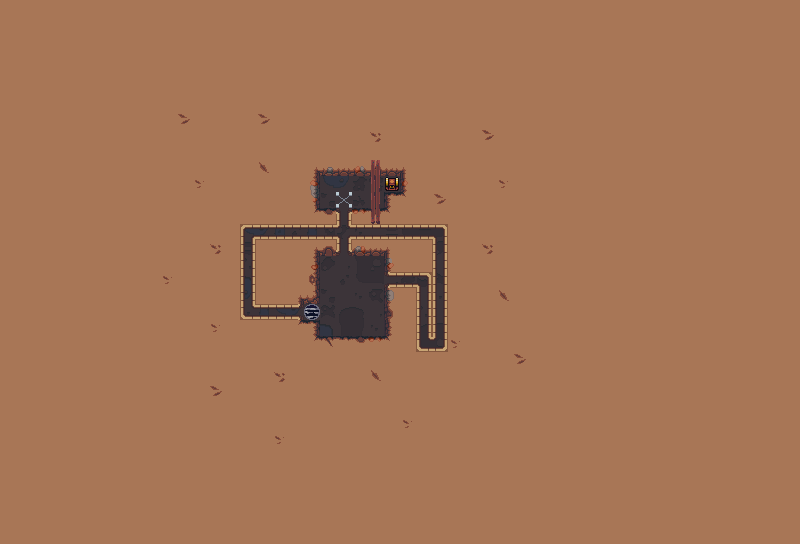

Rendered tile map (Tiled .tmx) drawn with the repository's tilesets; below, a short description and the map source with its tile grids summarised:
An orthogonal 50x34 tile map with 16x16 px tiles, 5 tile layers (Art_Bottom, Art_Background, Art_Gameplay, SlimeCover, ...), 1 hidden layer not drawn, 3 tilesets and 1 object (spawn).

<map version="1.2" tiledversion="1.2.4" orientation="orthogonal" renderorder="left-up" width="50" height="34" tilewidth="16" tileheight="16" infinite="0" backgroundcolor="#a87656" nextlayerid="29" nextobjectid="26">
 <tileset firstgid="1" source="tileset/GameplayTileset.tsx" />
 <tileset firstgid="33" source="tileset/SlimeCave.tsx" />
 <tileset firstgid="584" source="tileset/GameplayImages.tsx" />
 <layer id="22" name="Art_Bottom" width="50" height="34">
  <data>[1700 cells, 73 non-empty, 33 distinct tile ids]</data>
 </layer>
 <layer id="23" name="Art_Background" width="50" height="34">
  <data>[1700 cells, 38 non-empty, 25 distinct tile ids]</data>
 </layer>
 <layer id="24" name="Art_Gameplay" width="50" height="34">
  <properties>
   <property name="Modify" value="" />
  </properties>
  <data>[1700 cells, 3 non-empty, 3 distinct tile ids]</data>
 </layer>
 <layer id="25" name="SlimeCover" width="50" height="34">
  <data>[1700 cells, 0 non-empty, 0 distinct tile ids]</data>
 </layer>
 <layer id="26" name="Art_Top" width="50" height="34">
  <data>[1700 cells, 61 non-empty, 15 distinct tile ids]</data>
 </layer>
 <layer id="27" name="Gameplay" width="50" height="34" visible="0" opacity="0.12">
  <data>[1700 cells, 82 non-empty, 8 distinct tile ids]</data>
 </layer>
 <objectgroup id="28" name="Properties">
  <object id="9" name="spawn" x="336" y="256" width="16" height="16" />
 </objectgroup>
</map>
